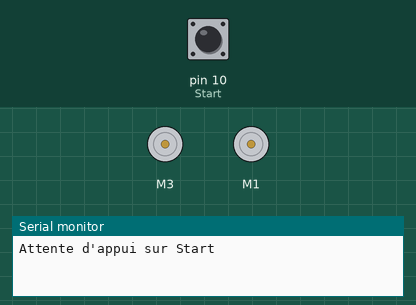
Bench run of a sketch on a simulated Arduino Uno, built with avr-gcc and run on an emulated ATmega328P. On the bench: 2 × DC motor (green arrow = forward, orange = backward, longer = faster), the last lines printed to the serial monitor. The inputs (shaded band) are chosen by the test bench; at power-on: pin 10 (Start) HIGH.

Above: at 0.8 s.
0.9 s: pin 10 (Start) pulled LOW for 0.15 s
At 1.4 s:
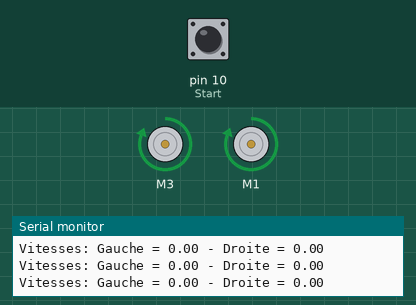
Timing chart, 0 to 3.9 s (numbered marks = the images above; inputs shaded):
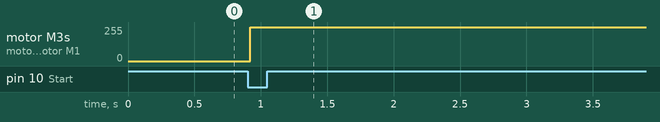

The sketch:

a_tester_AsservissementClasseBrico.ino
```cpp
/*
Ce programme contient le nouvel asservissement, et un systeme de classe pour les moteurs.
*/

#include <AFMotor.h>
#include <TimerOne.h>

#define ENCODEURR 19
#define ENCODEURL 18

//____________________________________________________LaGrandeClasse___________________________________________

class ClasseMoteur{

  private:
    float _kp;
    float _ki;
    float _kd;
    double _somme_erreur;
    double _delta_erreur;
    double _erreur_precedente;
    double _speedDelta;
    double _MotorPWM;
    double _tickperround;


  public:


    double speedM;
    long ttlTicks;
    double cibleVitesse;
    AF_DCMotor motor;

    ClasseMoteur(unsigned int tickperround, AF_DCMotor motor){

      this->motor = motor;
      this->_tickperround = tickperround;
      this->speedM = 0;
      this->ttlTicks = 0;
      this->_kp = 120;
      this->_ki = 10;
      this->_kd = 0;
      this->cibleVitesse = 0;
      this->_somme_erreur=0;
      this->_delta_erreur=0;
      this->_erreur_precedente=0;
      this->_MotorPWM=0;
    }


    void routine(int hallTicks){
      MotorAsserv();
      speedM = (hallTicks/_tickperround)/0.02; // Le 0.1 doit correspondre a la fréquence de relevé de speed ligne 20
      ttlTicks += hallTicks;
    }

   void MotorAsserv(){ // Fonction qui asservit les moteurs aux variables cibleVitesseL et cibleVitesseR
      // Motor Right

      _speedDelta = cibleVitesse - speedM;
      _somme_erreur += _speedDelta;
      _delta_erreur = _speedDelta - _erreur_precedente;
      _erreur_precedente = _speedDelta;

      _MotorPWM = _kp * _speedDelta + _ki * _somme_erreur; // + _kd * _delta_erreur;

      if (_MotorPWM > 255) _MotorPWM = 255;
      else if (_MotorPWM < 0) _MotorPWM = 0;

      motor.setSpeed(_MotorPWM);
    }

};

//____________________________________________________Fin de LaGrandeClasse___________________________________________

//___________________________________________________Création objets/variables_________________________________________________________

double cibleVitesse;
double tickperround = 600; // Valeur à changer en fonction du capteur à effet hall
volatile int hallTicksR;
volatile int hallTicksL;
int Start = 10;     // Capteur méanique de Start déclaré connecté broche 10
//Creation des objets moteurs
AF_DCMotor motorR = AF_DCMotor(3, MOTOR34_64KHZ); // Initalisation du moteur branchements sur M1
AF_DCMotor motorL = AF_DCMotor(1, MOTOR12_64KHZ); // Initalisation du moteur branchements sur M1
ClasseMoteur MDROIT = ClasseMoteur(600, motorR);
ClasseMoteur MGAUCHE = ClasseMoteur(600, motorL);

//____________________________________________________Def Fonctions___________________________________________________

void ToutDroitCapitaine(){
  MDROIT.cibleVitesse = cibleVitesse;
  MGAUCHE.cibleVitesse = cibleVitesse;
}

void timerSpeed(){

  MDROIT.routine(hallTicksR);
  hallTicksR = 0;
  MGAUCHE.routine(hallTicksL);
  hallTicksL = 0;

  Serial.print("Vitesses: Gauche = ");
  Serial.print(MGAUCHE.speedM);
  Serial.print(" - Droite = ");
  Serial.println(MDROIT.speedM);
}

void compteurR(){hallTicksR++;}
void compteurL(){hallTicksL++;}

//____________________________________________________Debut programme_________________________________________________________


void setup() {
  Serial.begin(115200);           // set up Serial library at 115200

  pinMode(Start, INPUT);
  digitalWrite (Start, HIGH);

  Serial.println("Attente d'appui sur Start");

  while(digitalRead(Start)==HIGH);

  pinMode(ENCODEURR, INPUT_PULLUP);
  pinMode(ENCODEURL, INPUT_PULLUP);
  attachInterrupt(digitalPinToInterrupt(19), compteurR, CHANGE);
  attachInterrupt(digitalPinToInterrupt(18), compteurL, CHANGE);

  Timer1.initialize(20000); // On défini le timeur : 50000 microseconds ( 0.05 sec - or 20Hz )
  Timer1.attachInterrupt( timerSpeed );


  MDROIT.motor.run(FORWARD);     // ^
  MGAUCHE.motor.run(FORWARD);    // |
  cibleVitesse = 0;              // | Exemple de commande des moteurs,
  ToutDroitCapitaine();          // v
}


void loop() {

  MDROIT.motor.run(FORWARD);
  MGAUCHE.motor.run(FORWARD);

  cibleVitesse = 2.00;
  ToutDroitCapitaine();

  delay(5000);

  cibleVitesse = 0;
  ToutDroitCapitaine();

  delay(1000);

}
```

Measured:
- after the input at 0.9 s, motor M3, motor M1: stopped → forward 255/255 at once
